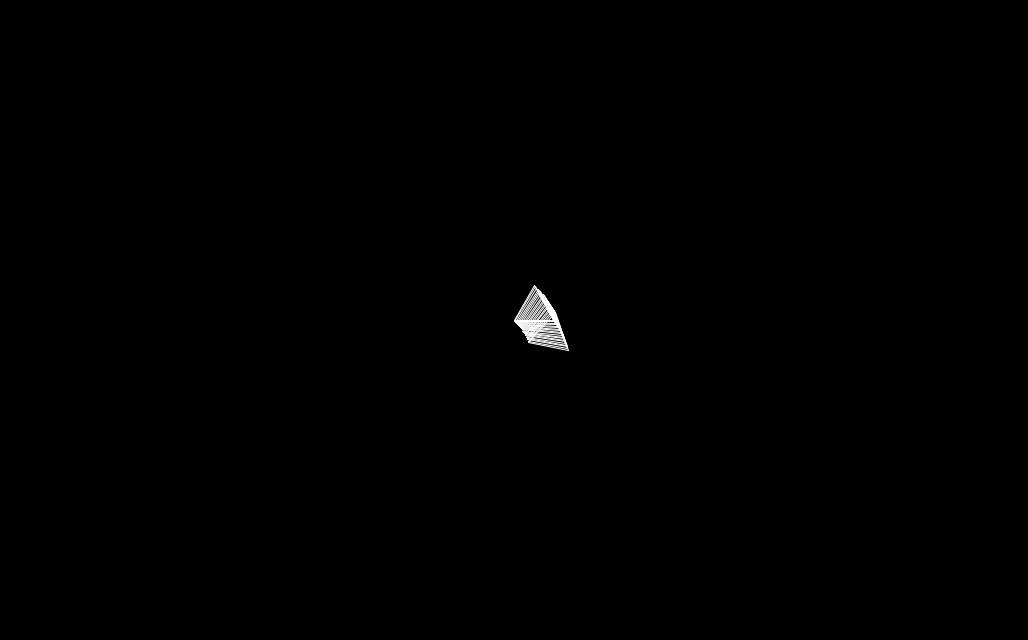
Frame 1 (no input)
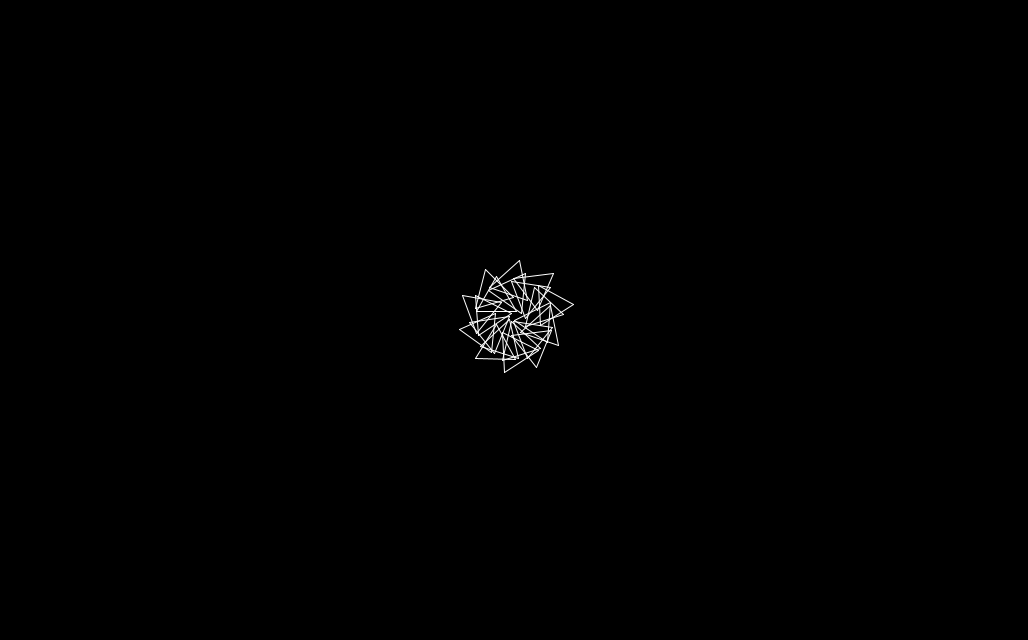
Frame 60 (the mouse pressed at the canvas centre just before this capture)
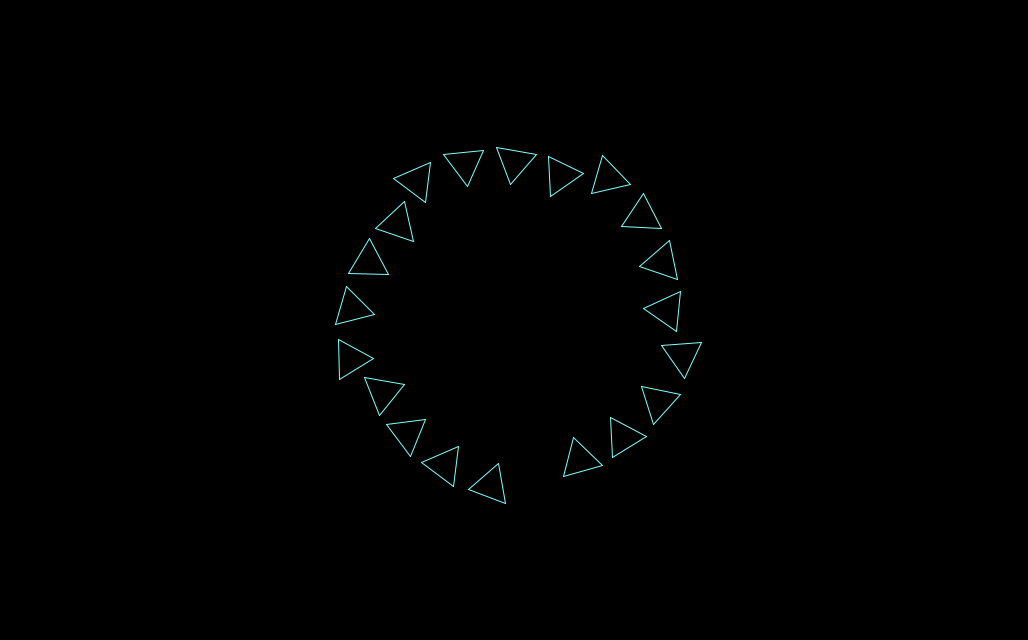
Frame 120 (the mouse held since frame 60 and released just before this capture)

The Processing sketch that drew these frames (run headless with seeded random() and noise(); from frame 60 on, the mouse is pressed at the canvas centre):

// Processing sketch: processing_101768
// ── processing_101768.pde

float time= 0;
void setup()
{
  size(1028, 640);
  background(0);
  colorMode(HSB);
}
void draw()
{
 background(0);
  //stroke(mouseY-mouseX, mouseX, 300);
  stroke(mouseX*255/width, 255*mouseY/height, 255);
  //fill(255, 255, 0);
  time=time + 0.01;
  translate(width/2, height/2);
  for (int i=0; i<20; i++)
  {
    rotate(time);

    triangle(i, i+40, i+mouseY/2);
  }
}

void triangle(float x1, float x2, float y1)
{
  float base = abs(x1 - x2);

  float y2= y1;
  float x3= x1+(base/2);
  float y3= y1-(sqrt(3) * (x2-x1) * 0.5);
  line(x1, y1, x2, y2);
  line(x3, y3, x2, y2);
  line(x1, y1, x3, y3);
}
